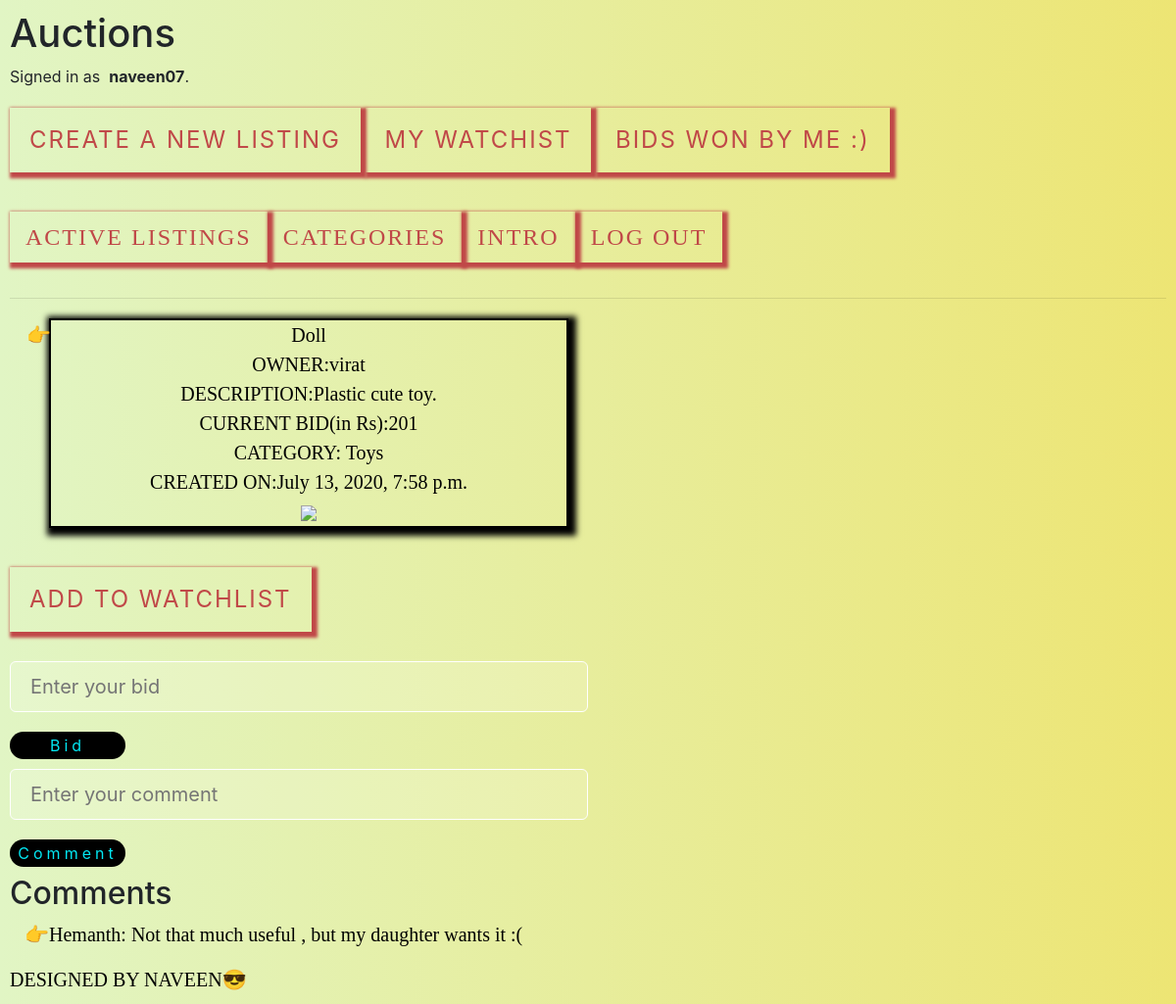
Page /lst/5 (signed in) on the committed database.
### auctions/models.py (models this page shows)
class User(AbstractUser):
  pass

class Listings(models.Model):
    title1=models.CharField(max_length=64)
    desc =models.CharField(max_length=6400)
    bid=models.IntegerField()
    cat = models.CharField(max_length=64)
    lnk = models.CharField(max_length=640000,null=True,blank=True)
    usrr=models.CharField(max_length=64)
    crt=models.DateTimeField(default=datetime.now)

class Comments(models.Model):
    usrs=models.CharField(max_length=64)
    cmnt=models.CharField(max_length=640)
    titl=models.CharField(max_length=64)

### auctions/views.py (the view)
# urls.py: path("lst/<int:mk1>",views.bid,name="bid"),
def bid(request,mk1):
  if request.session.has_key('username'):
      try:
        all1l =Listings.objects.get(id=mk1)
        pp=Watchlist.objects.get(titlee=mk1,usrs1=request.session['username'])
      except Listings.DoesNotExist:
        return HttpResponse("errorrrrr")
      except Watchlist.DoesNotExist:
        pp=None
      cm=Comments.objects.filter(titl=mk1)
      if all1l.usrr==request.session['username']:
        if pp:
           return render(request,"auctions/bid.html",{"mk":all1l ,"cls":True,"cm":cm,"u":False})
        else:
           return render(request,"auctions/bid.html",{"mk":all1l ,"cls":True,"cm":cm,"u":True})
      else:
        if pp:
           return render(request,"auctions/bid.html",{"mk":all1l ,"cls":False,"cm":cm,"u":False})
        else:
           return render(request,"auctions/bid.html",{"mk":all1l ,"cls":False,"cm":cm,"u":True})
  else:
      return render(request,"auctions/login.html")

### auctions/templates/auctions/bid.html (shortened to what this page needs)
{% extends "auctions/layout.html" %}
{% block body %}
    <div>
    	<ul><div class="tt">
    		<li>
	{{ mk.title1 }}<br>
	OWNER:{{ mk.usrr }}<br>
	DESCRIPTION:{{ mk.desc }}<br>
	CURRENT BID(in Rs):{{ mk.bid }}<br>
	CATEGORY: {{ mk.cat }}<br>
	CREATED ON:{{ mk.crt }}<br>
	 <img src="{{ mk.lnk }}"><br></li></div>
	</ul>
	{% if u %}
	<a href="/watchlist/{{ mk.id }}">ADD TO WATCHLIST</a>
	{% else %}
	<a href="/remwatchlist/{{ mk.id }}">REMOVE FROM WATCHLIST</a>
	{% endif %}
	<form action="{% url 'bid1' mk.id %}" method="POST">
	<input type="number" name="bids1" placeholder="Enter your bid">
	<button>Bid</button>
</form>
	<form action="{% url 'comm' mk.id %}" method="POST">
	<input type="text" name="cmnt" placeholder="Enter your comment">
	<button>Comment</button>
</form>
<div>
	<h2>Comments</h2>
	<ul>
	{% for c in cm %}
	<li>{{ c.usrs }}:
	{{ c.cmnt }}</li>
	{% endfor %}
</ul>
</div>
</div>
   <footer>
     DESIGNED BY NAVEEN😎
        </footer>
{% endblock %}

### auctions/templates/auctions/layout.html (shortened to what this page needs)
{% load static %}
<!DOCTYPE html>
<html lang="en">
    <head>
        <link rel="stylesheet" href="https://stackpath.bootstrapcdn.com/bootstrap/4.4.1/css/bootstrap.min.css">
        <link href="{% static 'auctions/styles.css' %}" rel="stylesheet">
    </head>
    <body>
        <h1>Auctions</h1>
        <div >
            {% if user.is_authenticated %}
                Signed in as&nbsp <strong>{{ user.username }}</strong>.<br>
                 <a   href="/create">Create a new listing</a>
                <a  href="/my">My Watchist</a>
                <a href="/winners">Bids won by me :)</a>
            {% else %}
                Not signed in.
            {% endif %}
        </div>
        <ul class="nav">
            <li class="nav-item">
                <a class="nav-link"  href="{% url 'index' %}">Active Listings</a>
            </li>
                <li class="nav-item">
                <a class="nav-link"  href="{% url 'cate' %}">Categories</a>
            </li>
                <li class="nav-item">
                <a class="nav-link"  href="{% url 'start' %}">Intro</a>
            </li>
            {% if user.is_authenticated %}
                <li class="nav-item">
                    <a class="nav-link" href="{% url 'logout' %}">Log Out</a>
                </li>
            {% endif %}
        </ul>
        <hr>
        {% block body %}
        {% endblock %}
    </body>
</html>

### auctions/static/auctions/styles.css (style rules this page uses)
body { padding: 10px; }

### auctions/templates/auctions/layout.html (style rules this page uses)
body { background: #EDE574; background: -webkit-linear-gradient(to right, #E1F5C4, #EDE574); background: linear-gradient(to right, #E1F5C4, #EDE574); }
a { position: relative; display: inline-block; padding: 15px 20px; margin: 20px 0; color: #c04848; font-size: 24px; text-decoration: none; text-transform: uppercase; transition: 0.5s; letter-spacing: 2px; box-shadow: 3px 3px 3px 3px; }
ul { list-style-type: "👉"; }
.tt { color: black; font-size: 20px; font-family: "Times New Roman", Times, serif; width: 530px; margin:20px 0; text-align: center; border: 2px solid black; box-shadow: 3px 3px 6px 5px; box-sizing: border-box; }

### auctions/templates/auctions/bid.html (style rules this page uses)
li,footer { color: black; font-size: 20px; font-family: "Times New Roman", Times, serif; }
input { width: 50%; display: block; margin-bottom: 15px; font-size: 20px; border: 2px solid #888; border-bottom: 5px solid #888; background-color: #fff; box-sizing: border-box; background:#ffffff28; border:1px solid white; padding:10px 20px; color: black; outline: none; margin: 10px 0; border-radius: 6px; }
button { width:10%; padding:2px; margin-top: 10px; background-color: black; color: #03e9f4; display: inline-block; border:none; transition: 0.5s; letter-spacing: 4px; border-radius: 50px; border:50px; border-color: red; }

### rows in the picture
User: username "naveen07"
Listings: title1 "Doll", usrr "virat", desc "Plastic cute toy.", bid "201", cat "Toys", crt "July 13, 2020, 7:58 p.m."
Comments: usrs "Hemanth", cmnt "Not that much useful , but my daughter wants it :("
